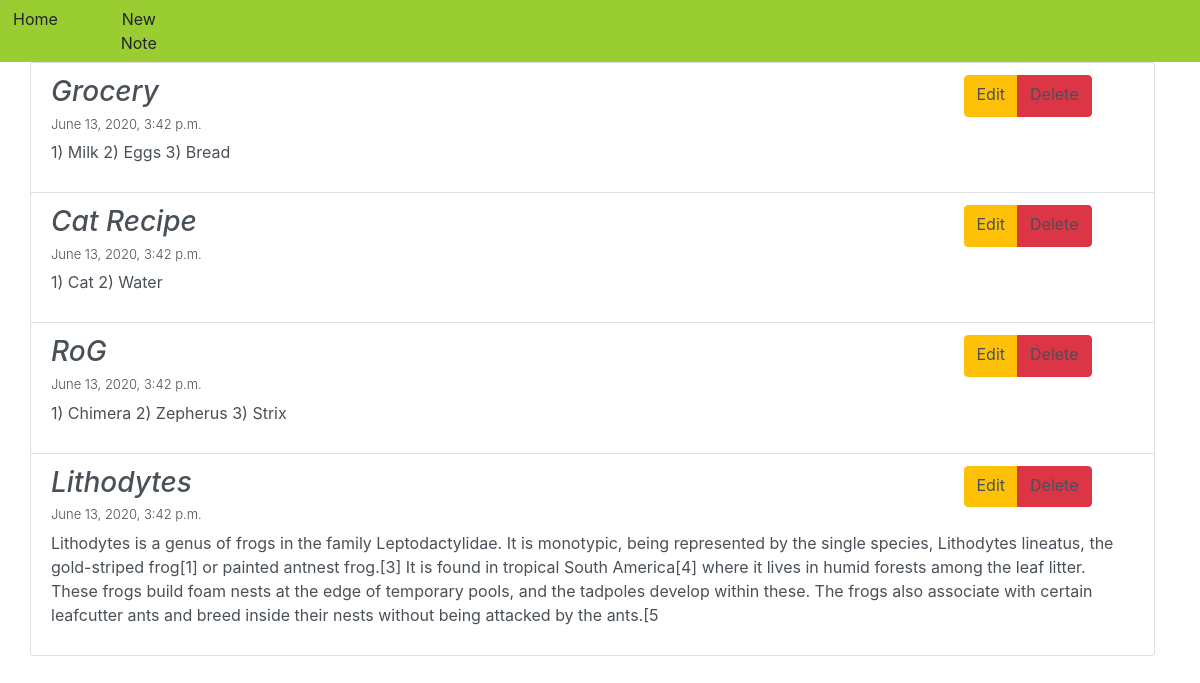
The app's page /todo/manage, older data.
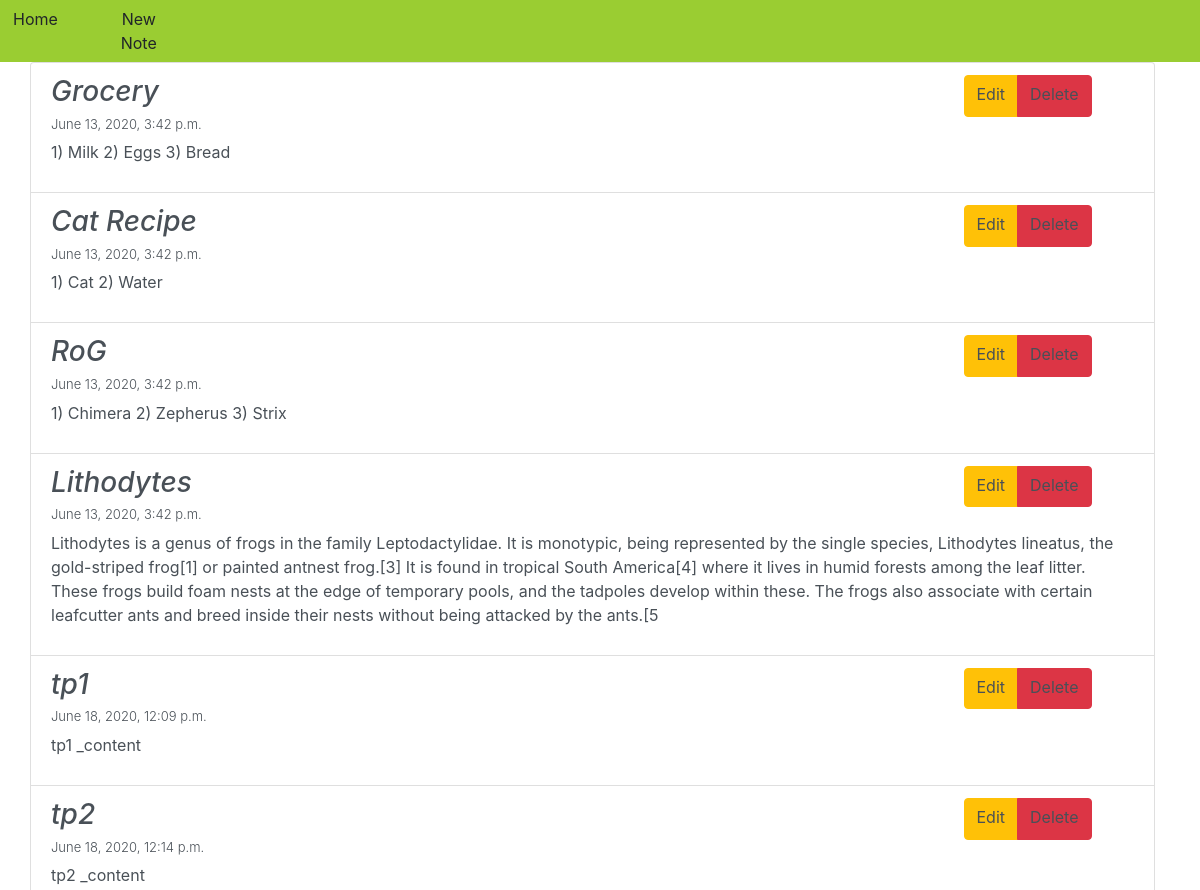
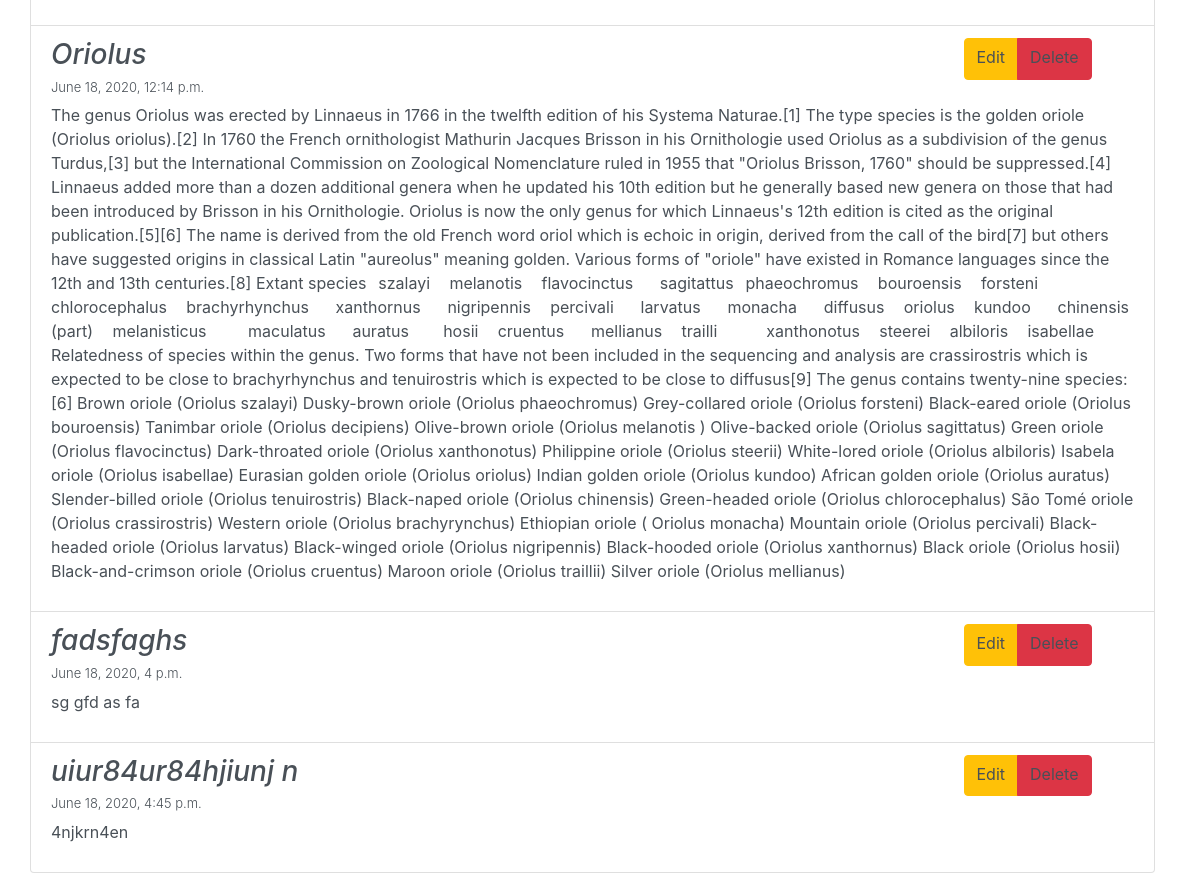
The same page, newer data (2 pictures, top to bottom).
### todo/models.py (models this page shows, shortened)
class Note(models.Model):
    title = models.CharField(max_length = 150, null=False)
    timestamp = models.DateTimeField(default = datetime.now())
    content = models.TextField()

### todo/views.py (the view)
# urls.py: path('todo/manage', manage, name='manage'),
def manage(request):
    notesList = Note.objects.all()
    contextDict = {'notes': notesList}
    return render(request, 'todo/manage.html', contextDict)

### templates/todo/manage.html (shortened to what this page needs)
<!DOCTYPE html>
{% load static %}
<html>
    <head>
        <link rel="stylesheet" href="https://stackpath.bootstrapcdn.com/bootstrap/4.5.0/css/bootstrap.min.css">
    </head>
    <body>
        <div class="row" style="background-color:yellowgreen; color: white;">
            <div class="col-sm-1">
                <a href="/" class="btn btn-basic" role="button">Home</a>
            </div>
            <div class="col-sm-1">
                <a href="new" class="btn btn-basic" role="button">New Note</a>
            </div>
        </div>
        <ul class="list-group container">
            {% for note in notes %}
                <li class = "list-group-item list-group-item-action">
                    <div class="row">
                        <div class="col-sm-10"> <h3> <em> {{ note.title }} </em> </h3> </div>
                        <div class="btn-group">
                            <a onclick="document.location.href='/todo/edit/{{note.id}}'" type="button" class="btn btn-warning">Edit</a>
                            <a onclick="deleteNote({{note.id}})" type="button" class="btn btn-danger">Delete</a>
                        </div>
                    </div>
                    <h6 style="font-weight: 300; font-size: small;">  {{ note.timestamp }} </h6>
                    <p>{{ note.content }}</p>
                </li>
            {% endfor %}
        </ul>
    </body>
</html>

Row changes from the older to the newer data that the page shows:
added Note: title "tp1", timestamp "June 18, 2020, 12:09 p.m.", content "tp1 _content"
added Note: title "tp2", timestamp "June 18, 2020, 12:14 p.m.", content "tp2 _content"
added Note: title "Oriolus", timestamp "June 18, 2020, 12:14 p.m.", content "The genus Oriolus was erected by Linnaeus in 1766 in the twelfth edition of his Systema Naturae.[1] The type species is the golden oriole (Oriolus oriolus).[2] In 1760 the French ornithologist Mathurin Jacques Brisson in his Ornithologie used Oriolus as a subdivision of the genus Turdus,[3] but the International Commission on Zoological Nomenclature ruled in 1955 that \"Oriolus Brisson, 1760\" should be suppressed.[4] Linnaeus added more than a dozen additional genera when he updated his 10th edition but he generally based new genera on those that had been introduced by Brisson in his Ornithologie. Oriolus is now the only genus for which Linnaeus's 12th edition is cited as the original…"
added Note: title "fadsfaghs", timestamp "June 18, 2020, 4 p.m.", content "sg gfd as fa"
added Note: title "uiur84ur84hjiunj n", timestamp "June 18, 2020, 4:45 p.m.", content "4njkrn4en"
